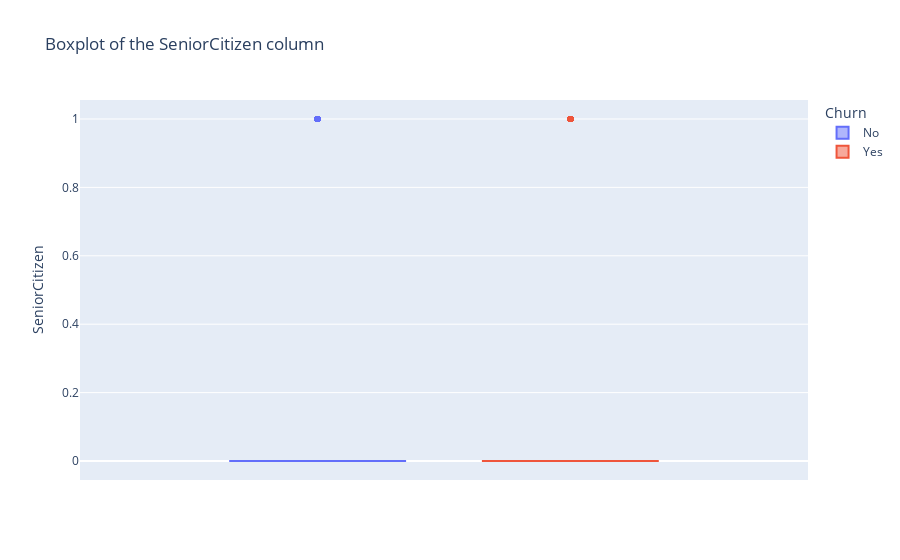
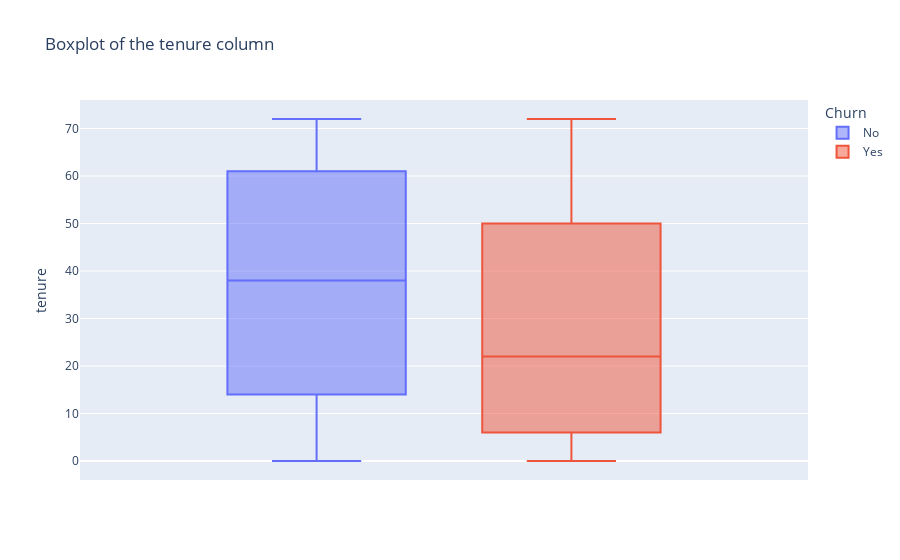
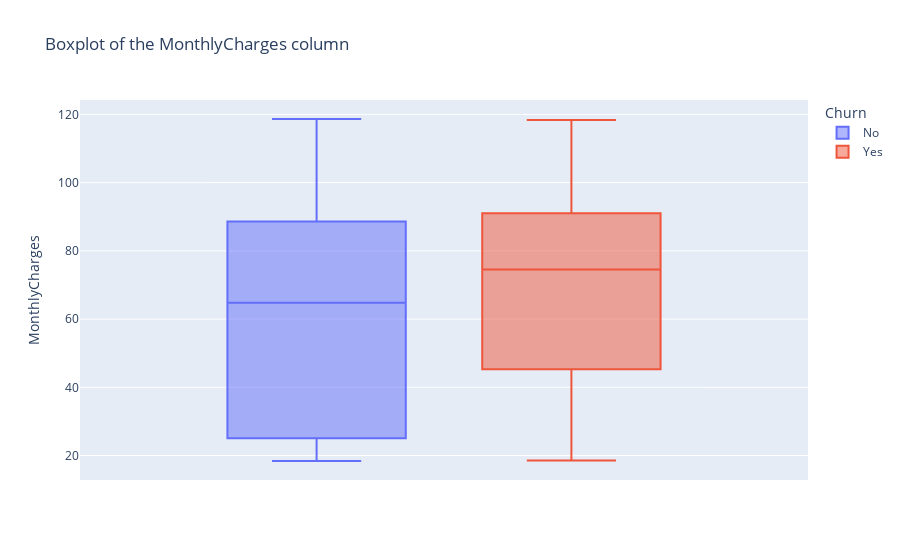
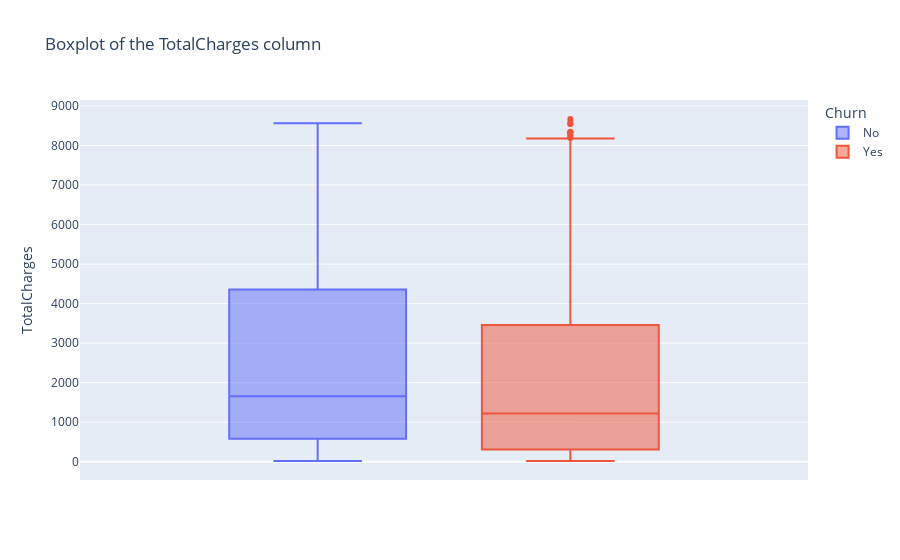

Notebook cell for these charts, in order:
### Code cell
numerics= df.select_dtypes(include=['number']).columns
numerics


for column in df[numerics].columns:
    fig = px.box(df[numerics], y = column,
                 color=df["Churn"], 
                 labels={"color": "Churn"},
                 title = f"Boxplot of the {column} column")
    
    fig.show()

### Figure 1 — Plotly figure (JSON) as saved in the notebook; plotly's stock layout.template omitted (floating-point values rounded to 4 significant figures; data arrays with more than 128 entries replaced by an {"elided": "..."} marker saying what was removed)
{"data": [{"alignmentgroup": "True", "hovertemplate": "Churn=No<br>SeniorCitizen=%{y}<extra></extra>", "legendgroup": "No", "marker": {"color": "#636efa"}, "name": "No", "notched": false, "offsetgroup": "No", "orientation": "v", "showlegend": true, "type": "box", "x0": " ", "xaxis": "x", "y": {"elided": "2219 int values"}, "y0": " ", "yaxis": "y"}, {"alignmentgroup": "True", "hovertemplate": "Churn=Yes<br>SeniorCitizen=%{y}<extra></extra>", "legendgroup": "Yes", "marker": {"color": "#EF553B"}, "name": "Yes", "notched": false, "offsetgroup": "Yes", "orientation": "v", "showlegend": true, "type": "box", "x0": " ", "xaxis": "x", "y": {"elided": "2824 int values"}, "y0": " ", "yaxis": "y"}], "layout": {"boxmode": "group", "legend": {"title": {"text": "Churn"}, "tracegroupgap": 0}, "title": {"text": "Boxplot of the SeniorCitizen column"}, "xaxis": {"anchor": "y", "domain": [0, 1]}, "yaxis": {"anchor": "x", "domain": [0, 1], "title": {"text": "SeniorCitizen"}}}}

### Figure 2 — Plotly figure (JSON) as saved in the notebook; plotly's stock layout.template omitted (floating-point values rounded to 4 significant figures; data arrays with more than 128 entries replaced by an {"elided": "..."} marker saying what was removed)
{"data": [{"alignmentgroup": "True", "hovertemplate": "Churn=No<br>tenure=%{y}<extra></extra>", "legendgroup": "No", "marker": {"color": "#636efa"}, "name": "No", "notched": false, "offsetgroup": "No", "orientation": "v", "showlegend": true, "type": "box", "x0": " ", "xaxis": "x", "y": {"elided": "2219 int values"}, "y0": " ", "yaxis": "y"}, {"alignmentgroup": "True", "hovertemplate": "Churn=Yes<br>tenure=%{y}<extra></extra>", "legendgroup": "Yes", "marker": {"color": "#EF553B"}, "name": "Yes", "notched": false, "offsetgroup": "Yes", "orientation": "v", "showlegend": true, "type": "box", "x0": " ", "xaxis": "x", "y": {"elided": "2824 int values"}, "y0": " ", "yaxis": "y"}], "layout": {"boxmode": "group", "legend": {"title": {"text": "Churn"}, "tracegroupgap": 0}, "title": {"text": "Boxplot of the tenure column"}, "xaxis": {"anchor": "y", "domain": [0, 1]}, "yaxis": {"anchor": "x", "domain": [0, 1], "title": {"text": "tenure"}}}}

### Figure 3 — Plotly figure (JSON) as saved in the notebook; plotly's stock layout.template omitted (floating-point values rounded to 4 significant figures; data arrays with more than 128 entries replaced by an {"elided": "..."} marker saying what was removed)
{"data": [{"alignmentgroup": "True", "hovertemplate": "Churn=No<br>MonthlyCharges=%{y}<extra></extra>", "legendgroup": "No", "marker": {"color": "#636efa"}, "name": "No", "notched": false, "offsetgroup": "No", "orientation": "v", "showlegend": true, "type": "box", "x0": " ", "xaxis": "x", "y": {"elided": "2219 float values"}, "y0": " ", "yaxis": "y"}, {"alignmentgroup": "True", "hovertemplate": "Churn=Yes<br>MonthlyCharges=%{y}<extra></extra>", "legendgroup": "Yes", "marker": {"color": "#EF553B"}, "name": "Yes", "notched": false, "offsetgroup": "Yes", "orientation": "v", "showlegend": true, "type": "box", "x0": " ", "xaxis": "x", "y": {"elided": "2824 float values"}, "y0": " ", "yaxis": "y"}], "layout": {"boxmode": "group", "legend": {"title": {"text": "Churn"}, "tracegroupgap": 0}, "title": {"text": "Boxplot of the MonthlyCharges column"}, "xaxis": {"anchor": "y", "domain": [0, 1]}, "yaxis": {"anchor": "x", "domain": [0, 1], "title": {"text": "MonthlyCharges"}}}}

### Figure 4 — Plotly figure (JSON) as saved in the notebook; plotly's stock layout.template omitted (floating-point values rounded to 4 significant figures; data arrays with more than 128 entries replaced by an {"elided": "..."} marker saying what was removed)
{"data": [{"alignmentgroup": "True", "hovertemplate": "Churn=No<br>TotalCharges=%{y}<extra></extra>", "legendgroup": "No", "marker": {"color": "#636efa"}, "name": "No", "notched": false, "offsetgroup": "No", "orientation": "v", "showlegend": true, "type": "box", "x0": " ", "xaxis": "x", "y": {"elided": "2219 float values"}, "y0": " ", "yaxis": "y"}, {"alignmentgroup": "True", "hovertemplate": "Churn=Yes<br>TotalCharges=%{y}<extra></extra>", "legendgroup": "Yes", "marker": {"color": "#EF553B"}, "name": "Yes", "notched": false, "offsetgroup": "Yes", "orientation": "v", "showlegend": true, "type": "box", "x0": " ", "xaxis": "x", "y": {"elided": "2824 float values"}, "y0": " ", "yaxis": "y"}], "layout": {"boxmode": "group", "legend": {"title": {"text": "Churn"}, "tracegroupgap": 0}, "title": {"text": "Boxplot of the TotalCharges column"}, "xaxis": {"anchor": "y", "domain": [0, 1]}, "yaxis": {"anchor": "x", "domain": [0, 1], "title": {"text": "TotalCharges"}}}}
